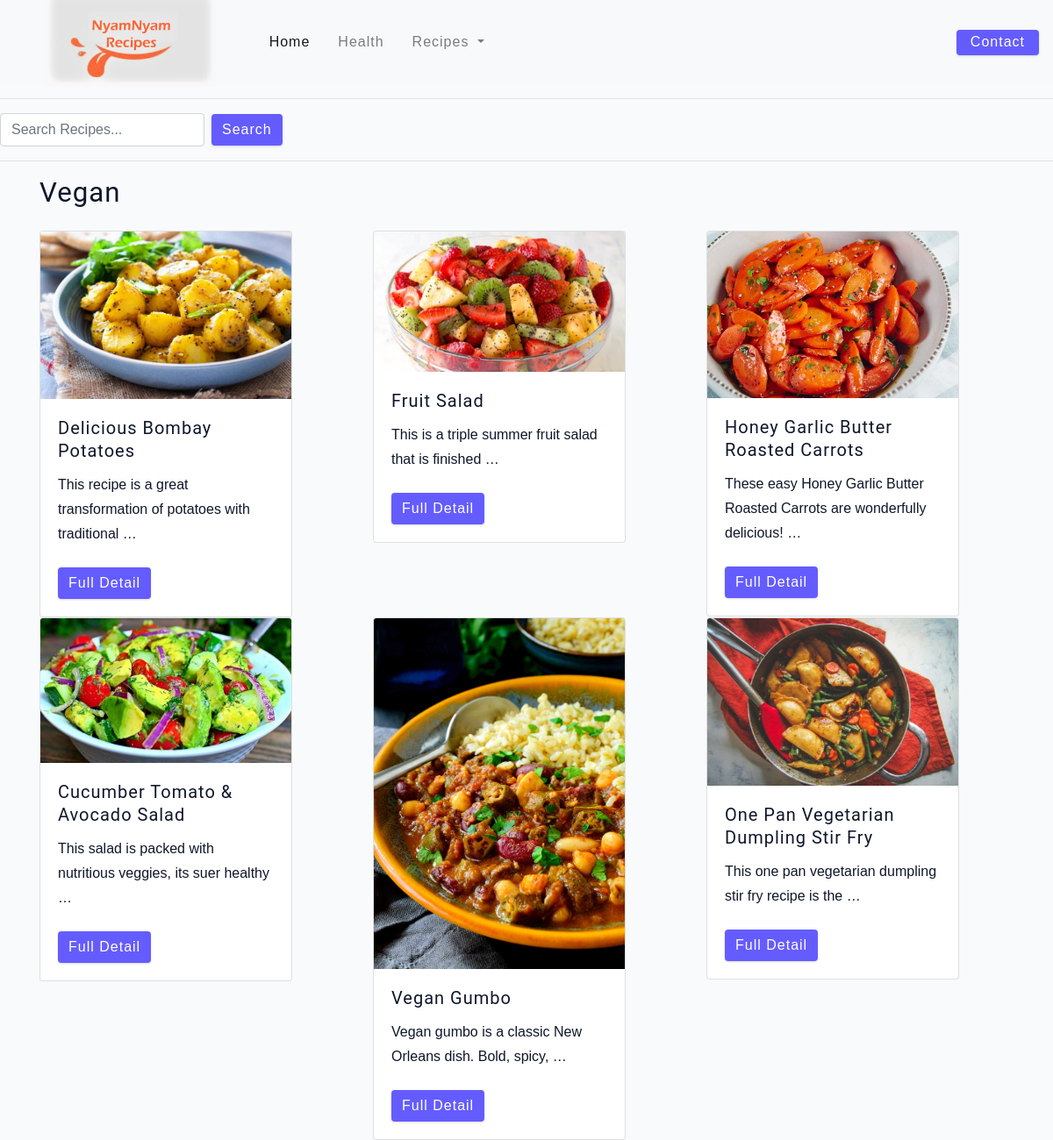
/vegan/, run on the app's committed database.
### recipes/models.py (models this page shows)
class Vegan(models.Model):
    Title = models.CharField(max_length=255)
    Image = models.ImageField(max_length=2083)
    Description = models.TextField()
    Instructions = models.TextField()
    Ingredients = models.TextField()
    PrepTime = models.CharField(max_length=5)
    CookTime = models.CharField(max_length=5)
    Servings = models.CharField(max_length=5)
    Price = models.FloatField()
    Quantity = models.IntegerField()

### recipes/views.py (the view)
# urls.py: path("vegan/", views.vegan, name="vegan"),
def vegan(request):
    vegan = Vegan.objects.all()
    context = {'vegan':vegan}
    return render(request, "vegan.html", context)

### templates/vegan.html
{% extends 'main.html' %}
{% load static %}
{% block content %}
    <h3>Vegan</h3>
    <div class="row">
        {% for vegan in vegan %}
            <div class =col>
                <div class="card" style="width: 18rem;">
                    <img src="{{ vegan.Image.url }}" class="card-img-top" alt="..."/>
                    <div class="card-body">
                        <h5 class="card-title">{{vegan.Title }}</h5>
                        <p class="card-text">{{ vegan.Description|truncatewords:10 }}</p>
                        <a href="{% url 'single_vegan' vegan.id %}" class="btn btn-primary">Full Detail</a>
                    </div>
                </div>
            </div>
        {% endfor %}
    </div>
{% endblock content %}

### static/css/main.css (style rules this page uses)
html { font-size: 100%; }
:root { --primary-100: #e2e0ff; --primary-200: #c1beff; --primary-300: #a29dff; --primary-400: #837dff; --primary-500: #645cff; --primary-600: #504acc; --primary-700: #3c3799; --primary-800: #282566; --primary-900: #141233; --grey-50: #f8fafc; --grey-100: #f1f5f9; --grey-200: #e2e8f0; --grey-300: #cbd5e1; --grey-400: #94a3b8; --grey-500: #64748b; --grey-600: #475569; --grey-700: #334155; --grey-800: #1e293b; --grey-900: #0f172a; --black: #222; --white: #fff; --red-light: #f8d7da; --red-dark: #842029; --green-light: #d1e7dd; --green-dark: #0f5132; --headingFont: 'Roboto', sans-serif; --bodyFont: 'Nunito', sans-serif; --smallText: 0.7em; --backgroundColor: var(--grey-50); --textColor: var(--grey-900); --borderRadius: 0.25rem; --letterSpacing: 1px; --transition: 0.3s ease-in-out all; --max-width: 1120px; --fixed-width: 600px; --shadow-1: 0 1px 3px 0 rgba(0, 0, 0, 0.1), 0 1px 2px 0 rgba(0, 0, 0, 0.06); --shadow-2: 0 4px 6px -1px rgba(0, 0, 0, 0.1), 0 2px 4px -1px rgba(0, 0, 0, 0.06); --shadow-3: 0 10px 15px -3px rgba(0, 0, 0, 0.1), 0 4px 6px -2px rgba(0, 0, 0, 0.05); --shadow-4: 0 20px 25px -5px rgba(0, 0, 0, 0.1), 0 10px 10px -5px rgba(0, 0, 0, 0.04); }
body { background: var(--backgroundColor); font-family: var(--bodyFont); font-weight: 400; line-height: 1.75; color: var(--textColor); }
p { margin-top: 0; margin-bottom: 1.5rem; max-width: 40em; }
h1, h2, h3, h4, h5 { margin: 0; margin-bottom: 1.38rem; font-family: var(--headingFont); font-weight: 400; line-height: 1.3; text-transform: capitalize; letter-spacing: var(--letterSpacing); }
h3 { font-size: 1.953rem; }
h5 { font-size: 1.25rem; }
a { text-decoration: none; }
.btn { cursor: pointer; color: var(--white); background: var(--primary-500); border: transparent; border-radius: var(--borderRadius); letter-spacing: var(--letterSpacing); padding: 0.375rem 0.75rem; box-shadow: var(--shadow-1); transition: var(--transtion); text-transform: capitalize; display: inline-block; }
::placeholder { font-family: inherit; color: var(--grey-400); }

### data on the page
Vegan: Image (picture), Title "Delicious Bombay Potatoes", Description "This recipe is a great transformation of potatoes with traditional …"
Vegan: Image (picture), Title "Fruit Salad", Description "This is a triple summer fruit salad that is finished …"
Vegan: Image (picture), Title "Honey Garlic Butter Roasted Carrots", Description "These easy Honey Garlic Butter Roasted Carrots are wonderfully delicious! …"
Vegan: Image (picture), Title "Cucumber Tomato & Avocado Salad", Description "This salad is packed with nutritious veggies, its suer healthy …"
Vegan: Image (picture), Title "Vegan Gumbo", Description "Vegan gumbo is a classic New Orleans dish. Bold, spicy, …"
Vegan: Image (picture), Title "One Pan Vegetarian Dumpling Stir Fry", Description "This one pan vegetarian dumpling stir fry recipe is the …"
